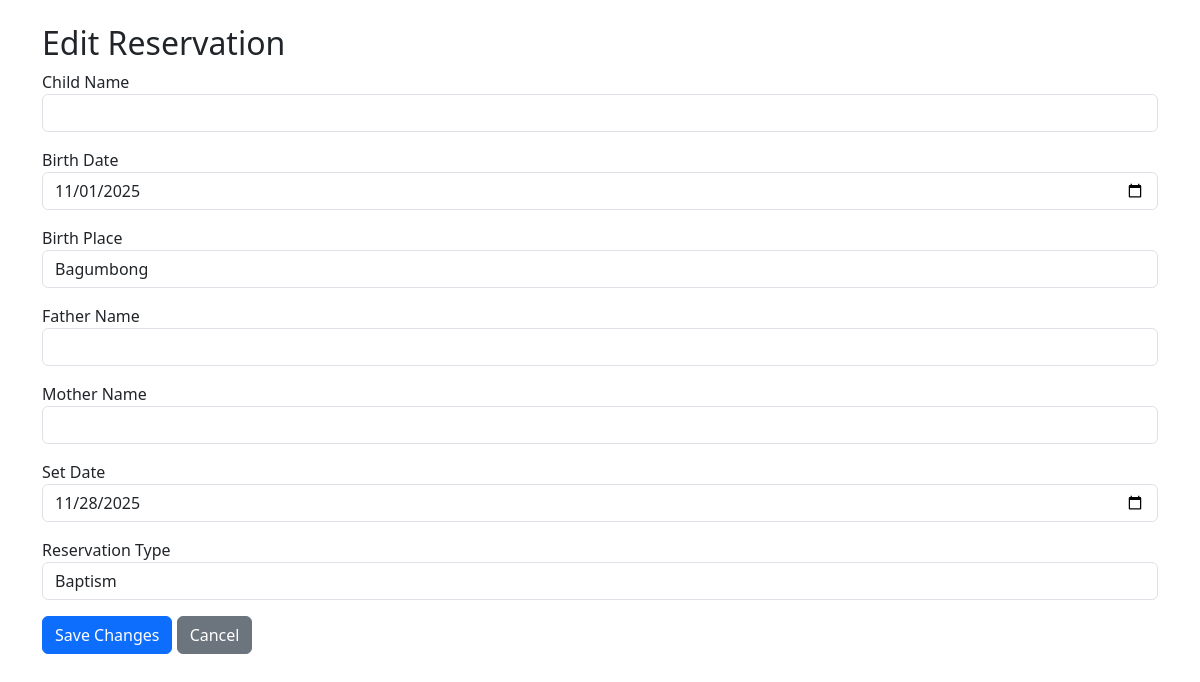
Page /private/certificate/edit_baptism.php?id=42 on the committed database.
### tables this page shows
CREATE TABLE `baptisms` (
  `id` int(11) NOT NULL,
  `reservation_user_id` int(11) DEFAULT NULL,
  `baptism_type` enum('Regular','Solo') NOT NULL,
  `child_firstname` varchar(30) NOT NULL,
  `child_middlename` varchar(30) DEFAULT NULL,
  `child_lastname` varchar(30) NOT NULL,
  `child_suffix` varchar(30) DEFAULT NULL,
  `child_gender` varchar(6) NOT NULL,
  `child_nat` varchar(12) DEFAULT 'Filipino',
  `mother_firstname` varchar(30) NOT NULL,
  `mother_middlename` varchar(30) DEFAULT NULL,
  `mother_lastname` varchar(30) NOT NULL,
  `father_firstname` varchar(30) NOT NULL,
  `father_middlename` varchar(30) NOT NULL,
  `father_lastname` varchar(30) NOT NULL,
  `father_suffix` varchar(30) DEFAULT NULL,
  `ninong_firstname` varchar(30) DEFAULT NULL,
  `ninong_middlename` varchar(30) DEFAULT NULL,
  `ninong_lastname` varchar(30) DEFAULT NULL,
  `ninong_suffix` varchar(30) DEFAULT NULL,
  `ninang_firstname` varchar(30) DEFAULT NULL,
  `ninang_middlename` varchar(30) DEFAULT NULL,
  `ninang_lastname` varchar(30) DEFAULT NULL,
  `contact` varchar(20) DEFAULT NULL,
  `email` varchar(100) DEFAULT NULL,
  `address` varchar(250) NOT NULL,
  `married` varchar(3) NOT NULL,
  `marriage_type` varchar(15) DEFAULT 'Single',
  `birth_date` date NOT NULL,
  `birth_place` varchar(255) NOT NULL,
  `date` date NOT NULL,
  `reservation_type` varchar(100) NOT NULL,
  `status` varchar(20) DEFAULT 'Pending',
  `created_at` timestamp NOT NULL DEFAULT current_timestamp(),
  `notif` tinyint(1) NOT NULL DEFAULT 0,
  `time` time DEFAULT NULL,
  `rehearsal_date` date DEFAULT NULL,
  `rehearsal_time` time DEFAULT NULL
);

### private/certificate/edit_baptism.php (the view, shortened to what this page needs)
<?php
require_once 'connection.php';
$id = $_GET['id'] ?? null;
$stmt = $dbh->prepare("SELECT * FROM baptisms WHERE id = :id");
$stmt->bindParam(':id', $id, PDO::PARAM_INT);
$stmt->execute();
$data = $stmt->fetch(PDO::FETCH_ASSOC);
?>
<!DOCTYPE html>
<html lang="en">
<head>
<link rel="stylesheet" href="https://cdn.jsdelivr.net/npm/bootstrap@5.3.0/dist/css/bootstrap.min.css">
</head>
<body>
<div class="container mt-4">
    <h2>Edit Reservation</h2>
    <form method="post">
        <div class="mb-3">
            <label>Child Name</label>
            <input type="text" name="child" class="form-control" value="<?= htmlspecialchars($data['child']) ?>">
        </div>
        <div class="mb-3">
            <label>Birth Date</label>
            <input type="date" name="birth_date" class="form-control" value="<?= $data['birth_date'] ?>">
        </div>
        <div class="mb-3">
            <label>Birth Place</label>
            <input type="text" name="birth_place" class="form-control" value="<?= htmlspecialchars($data['birth_place']) ?>">
        </div>
        <div class="mb-3">
            <label>Father Name</label>
            <input type="text" name="father" class="form-control" value="<?= htmlspecialchars($data['father']) ?>">
        </div>
        <div class="mb-3">
            <label>Mother Name</label>
            <input type="text" name="mother" class="form-control" value="<?= htmlspecialchars($data['mother']) ?>">
        </div>
        <div class="mb-3">
            <label>Set Date</label>
            <input type="date" name="date" class="form-control" value="<?= $data['date'] ?>">
        </div>
        <div class="mb-3">
            <label>Reservation Type</label>
            <input type="text" name="reservation_type" class="form-control" value="<?= htmlspecialchars($data['reservation_type']) ?>">
        </div>
        <button type="submit" name="update" class="btn btn-primary">Save Changes</button>
        <a href="certificate.php" class="btn btn-secondary">Cancel</a>
    </form>
</div>
</body>
</html>

### rows in the picture
baptisms: birth_date "11/01/2025", birth_place "Bagumbong", date "11/28/2025", reservation_type "Baptism"
